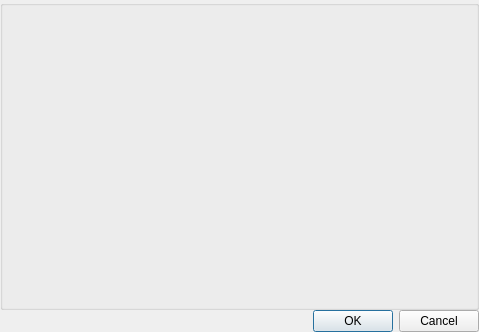
<?xml version="1.0" encoding="UTF-8"?>
<ui version="4.0">
 <class>ChoixCode</class>
 <widget class="QDialog" name="ChoixCode">
  <property name="geometry">
   <rect>
    <x>0</x>
    <y>0</y>
    <width>479</width>
    <height>332</height>
   </rect>
  </property>
  <property name="sizePolicy">
   <sizepolicy hsizetype="Expanding" vsizetype="Expanding">
    <horstretch>0</horstretch>
    <verstretch>0</verstretch>
   </sizepolicy>
  </property>
  <property name="minimumSize">
   <size>
    <width>479</width>
    <height>332</height>
   </size>
  </property>
  <property name="windowTitle">
   <string>Choix du Code</string>
  </property>
  <layout class="QVBoxLayout" name="verticalLayout">
   <property name="spacing">
    <number>0</number>
   </property>
   <property name="leftMargin">
    <number>0</number>
   </property>
   <property name="topMargin">
    <number>0</number>
   </property>
   <property name="rightMargin">
    <number>0</number>
   </property>
   <property name="bottomMargin">
    <number>0</number>
   </property>
   <item>
    <widget class="QGroupBox" name="groupBox">
     <property name="sizePolicy">
      <sizepolicy hsizetype="Preferred" vsizetype="Expanding">
       <horstretch>0</horstretch>
       <verstretch>0</verstretch>
      </sizepolicy>
     </property>
     <property name="title">
      <string/>
     </property>
     <layout class="QVBoxLayout" name="vlBouton">
      <property name="leftMargin">
       <number>0</number>
      </property>
      <property name="topMargin">
       <number>0</number>
      </property>
      <property name="rightMargin">
       <number>0</number>
      </property>
      <property name="bottomMargin">
       <number>0</number>
      </property>
      <item>
       <spacer name="verticalSpacer_2">
        <property name="orientation">
         <enum>Qt::Vertical</enum>
        </property>
        <property name="sizeHint" stdset="0">
         <size>
          <width>20</width>
          <height>20</height>
         </size>
        </property>
       </spacer>
      </item>
     </layout>
    </widget>
   </item>
   <item>
    <widget class="QDialogButtonBox" name="buttonBox">
     <property name="orientation">
      <enum>Qt::Horizontal</enum>
     </property>
     <property name="standardButtons">
      <set>QDialogButtonBox::Cancel|QDialogButtonBox::Ok</set>
     </property>
    </widget>
   </item>
  </layout>
 </widget>
 <resources/>
 <connections>
  <connection>
   <sender>buttonBox</sender>
   <signal>accepted()</signal>
   <receiver>ChoixCode</receiver>
   <slot>accept()</slot>
   <hints>
    <hint type="sourcelabel">
     <x>248</x>
     <y>254</y>
    </hint>
    <hint type="destinationlabel">
     <x>157</x>
     <y>274</y>
    </hint>
   </hints>
  </connection>
  <connection>
   <sender>buttonBox</sender>
   <signal>rejected()</signal>
   <receiver>ChoixCode</receiver>
   <slot>reject()</slot>
   <hints>
    <hint type="sourcelabel">
     <x>316</x>
     <y>260</y>
    </hint>
    <hint type="destinationlabel">
     <x>286</x>
     <y>274</y>
    </hint>
   </hints>
  </connection>
 </connections>
</ui>
